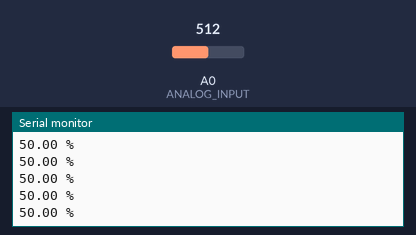
The sketch below on a simulated ESP8266 (NodeMCU). On the bench: the last lines printed to the serial monitor. Inputs (shaded band) come from the test bench; at power-on: A0 (ANALOG_INPUT) = 512.

Above: at 1.2 s.
1.3 s: A0 (ANALOG_INPUT) set to 716
At 2.2 s:
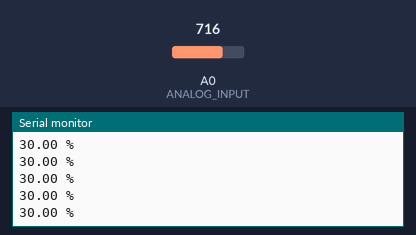
4.3 s: A0 (ANALOG_INPUT) set to 900
At 4.9 s:
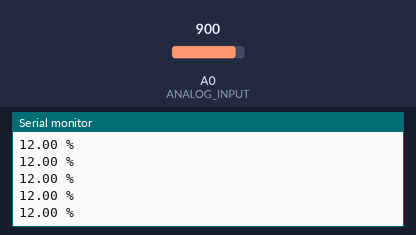
Timing chart, 0 to 7.3 s (numbered marks = the images above; inputs shaded):
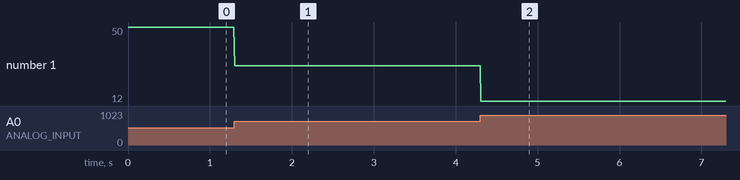

The sketch:

POWAR-MUX_LDRwMAP.ino
```cpp
#define MUX_A D5
#define MUX_B D4
#define MUX_C D3

#define ANALOG_INPUT A0

float LDRval;
float LDR;

void setup() {

  Serial.begin(9600);

  //Deifne output pins for Mux
  pinMode(MUX_A, OUTPUT);
  pinMode(MUX_B, OUTPUT);
  pinMode(MUX_C, OUTPUT);
}

void changeMux(int c, int b, int a) {
  digitalWrite(MUX_A, a);
  digitalWrite(MUX_B, b);
  digitalWrite(MUX_C, c);
}


void loop() {

  // LDR READ - MuxPin2
  changeMux(LOW, HIGH, LOW);
  LDR = analogRead(ANALOG_INPUT); //Value of the sensor connected Option 2 pin of Mux
  LDRval = map(LDR,0,1024,100,0);

  Serial.print(LDRval);
  Serial.println(" %");

}
```

Measured:
- after the input at 1.3 s, the serial monitor: prints a new line at once (image 1)
- after the input at 4.3 s, the serial monitor: prints a new line at once (image 2)
- plotted number 1: 50 → 30 after the input at 1.3 s, 30 → 12 after the input at 4.3 s
